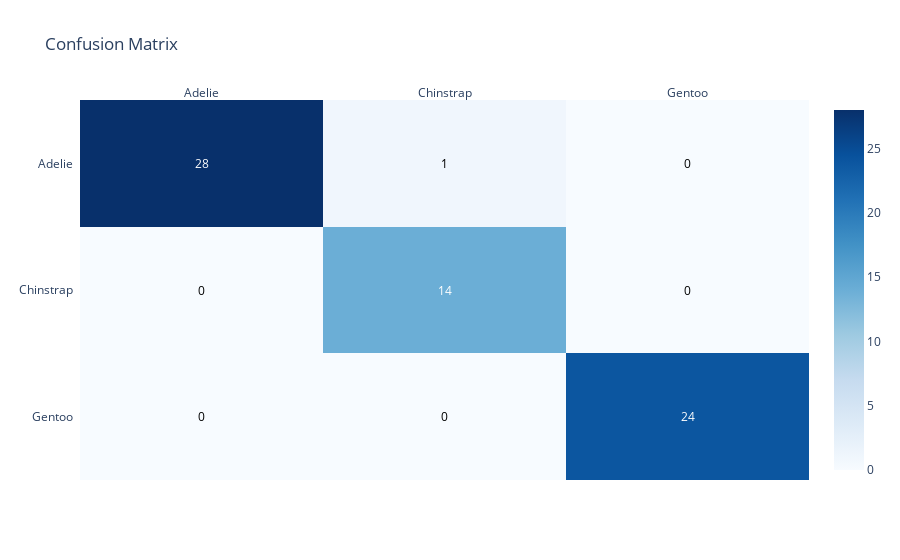
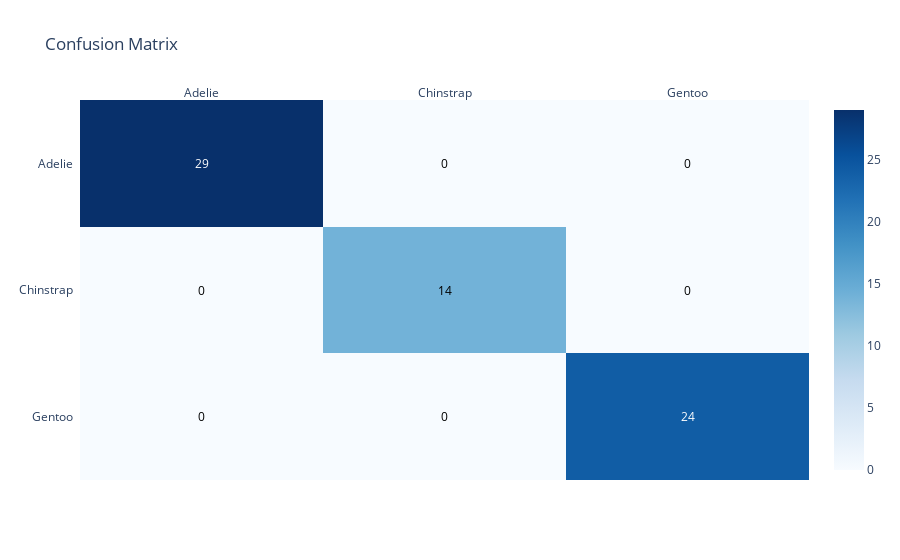
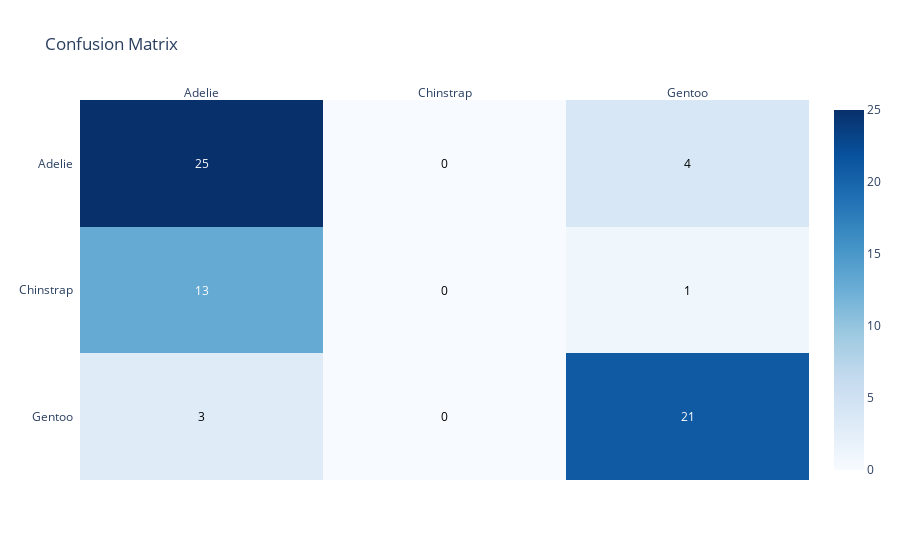
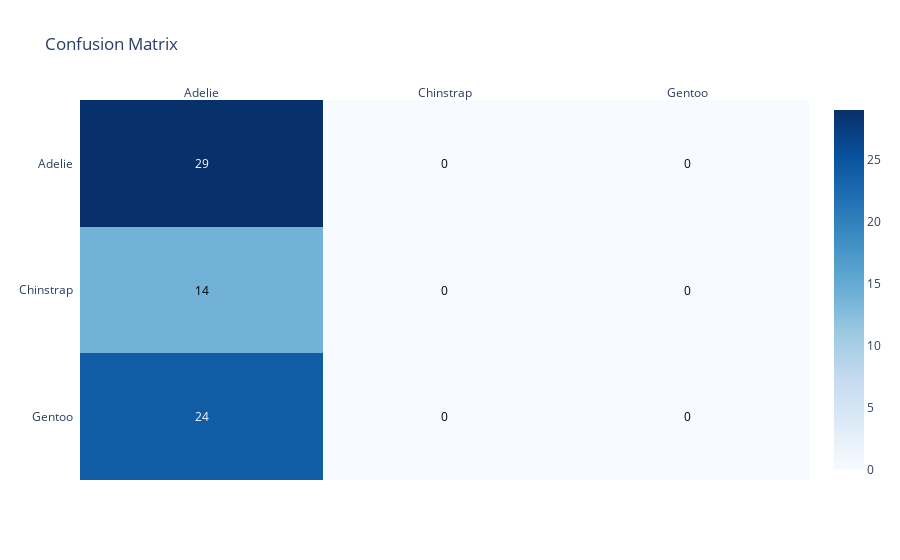

The cell these charts' notebook holds for them, in order:
### Code cell
models = {
    "Logistic Regression": LogisticRegression(max_iter=1000),
    "Random Forest": RandomForestClassifier(random_state=42),
    "SVM": SVC(),
    "Baseline": DummyClassifier(strategy="most_frequent")
}

metrics_results = {}

for name, model in models.items():
    print(f"\nTraining {name}...")
    metrics = train_and_evaluate(
        model,
        X,
        y,
        task="classification",
        labels=label_ids,          
        class_names=label_names,  
        plot=True
    )
    metrics_results[name] = metrics

### Figure 1 — Plotly figure (JSON) as saved in the notebook; plotly's stock layout.template omitted (floating-point values rounded to 4 significant figures)
{"data": [{"colorscale": [[0, "rgb(247,251,255)"], [0.125, "rgb(222,235,247)"], [0.25, "rgb(198,219,239)"], [0.375, "rgb(158,202,225)"], [0.5, "rgb(107,174,214)"], [0.625, "rgb(66,146,198)"], [0.75, "rgb(33,113,181)"], [0.875, "rgb(8,81,156)"], [1, "rgb(8,48,107)"]], "reversescale": false, "showscale": true, "type": "heatmap", "x": ["Adelie", "Chinstrap", "Gentoo"], "y": ["Adelie", "Chinstrap", "Gentoo"], "z": [[28, 1, 0], [0, 14, 0], [0, 0, 24]]}], "layout": {"annotations": [{"font": {"color": "#FFFFFF"}, "showarrow": false, "text": "28", "x": "Adelie", "xref": "x", "y": "Adelie", "yref": "y"}, {"font": {"color": "#000000"}, "showarrow": false, "text": "1", "x": "Chinstrap", "xref": "x", "y": "Adelie", "yref": "y"}, {"font": {"color": "#000000"}, "showarrow": false, "text": "0", "x": "Gentoo", "xref": "x", "y": "Adelie", "yref": "y"}, {"font": {"color": "#000000"}, "showarrow": false, "text": "0", "x": "Adelie", "xref": "x", "y": "Chinstrap", "yref": "y"}, {"font": {"color": "#FFFFFF"}, "showarrow": false, "text": "14", "x": "Chinstrap", "xref": "x", "y": "Chinstrap", "yref": "y"}, {"font": {"color": "#000000"}, "showarrow": false, "text": "0", "x": "Gentoo", "xref": "x", "y": "Chinstrap", "yref": "y"}, {"font": {"color": "#000000"}, "showarrow": false, "text": "0", "x": "Adelie", "xref": "x", "y": "Gentoo", "yref": "y"}, {"font": {"color": "#000000"}, "showarrow": false, "text": "0", "x": "Chinstrap", "xref": "x", "y": "Gentoo", "yref": "y"}, {"font": {"color": "#FFFFFF"}, "showarrow": false, "text": "24", "x": "Gentoo", "xref": "x", "y": "Gentoo", "yref": "y"}], "title": {"text": "Confusion Matrix"}, "xaxis": {"dtick": 1, "gridcolor": "rgb(0, 0, 0)", "side": "top", "ticks": ""}, "yaxis": {"autorange": "reversed", "dtick": 1, "ticks": "", "ticksuffix": "  "}}}

### Figure 2 — Plotly figure (JSON) as saved in the notebook; plotly's stock layout.template omitted (floating-point values rounded to 4 significant figures)
{"data": [{"colorscale": [[0, "rgb(247,251,255)"], [0.125, "rgb(222,235,247)"], [0.25, "rgb(198,219,239)"], [0.375, "rgb(158,202,225)"], [0.5, "rgb(107,174,214)"], [0.625, "rgb(66,146,198)"], [0.75, "rgb(33,113,181)"], [0.875, "rgb(8,81,156)"], [1, "rgb(8,48,107)"]], "reversescale": false, "showscale": true, "type": "heatmap", "x": ["Adelie", "Chinstrap", "Gentoo"], "y": ["Adelie", "Chinstrap", "Gentoo"], "z": [[29, 0, 0], [0, 14, 0], [0, 0, 24]]}], "layout": {"annotations": [{"font": {"color": "#FFFFFF"}, "showarrow": false, "text": "29", "x": "Adelie", "xref": "x", "y": "Adelie", "yref": "y"}, {"font": {"color": "#000000"}, "showarrow": false, "text": "0", "x": "Chinstrap", "xref": "x", "y": "Adelie", "yref": "y"}, {"font": {"color": "#000000"}, "showarrow": false, "text": "0", "x": "Gentoo", "xref": "x", "y": "Adelie", "yref": "y"}, {"font": {"color": "#000000"}, "showarrow": false, "text": "0", "x": "Adelie", "xref": "x", "y": "Chinstrap", "yref": "y"}, {"font": {"color": "#000000"}, "showarrow": false, "text": "14", "x": "Chinstrap", "xref": "x", "y": "Chinstrap", "yref": "y"}, {"font": {"color": "#000000"}, "showarrow": false, "text": "0", "x": "Gentoo", "xref": "x", "y": "Chinstrap", "yref": "y"}, {"font": {"color": "#000000"}, "showarrow": false, "text": "0", "x": "Adelie", "xref": "x", "y": "Gentoo", "yref": "y"}, {"font": {"color": "#000000"}, "showarrow": false, "text": "0", "x": "Chinstrap", "xref": "x", "y": "Gentoo", "yref": "y"}, {"font": {"color": "#FFFFFF"}, "showarrow": false, "text": "24", "x": "Gentoo", "xref": "x", "y": "Gentoo", "yref": "y"}], "title": {"text": "Confusion Matrix"}, "xaxis": {"dtick": 1, "gridcolor": "rgb(0, 0, 0)", "side": "top", "ticks": ""}, "yaxis": {"autorange": "reversed", "dtick": 1, "ticks": "", "ticksuffix": "  "}}}

### Figure 3 — Plotly figure (JSON) as saved in the notebook; plotly's stock layout.template omitted (floating-point values rounded to 4 significant figures)
{"data": [{"colorscale": [[0, "rgb(247,251,255)"], [0.125, "rgb(222,235,247)"], [0.25, "rgb(198,219,239)"], [0.375, "rgb(158,202,225)"], [0.5, "rgb(107,174,214)"], [0.625, "rgb(66,146,198)"], [0.75, "rgb(33,113,181)"], [0.875, "rgb(8,81,156)"], [1, "rgb(8,48,107)"]], "reversescale": false, "showscale": true, "type": "heatmap", "x": ["Adelie", "Chinstrap", "Gentoo"], "y": ["Adelie", "Chinstrap", "Gentoo"], "z": [[25, 0, 4], [13, 0, 1], [3, 0, 21]]}], "layout": {"annotations": [{"font": {"color": "#FFFFFF"}, "showarrow": false, "text": "25", "x": "Adelie", "xref": "x", "y": "Adelie", "yref": "y"}, {"font": {"color": "#000000"}, "showarrow": false, "text": "0", "x": "Chinstrap", "xref": "x", "y": "Adelie", "yref": "y"}, {"font": {"color": "#000000"}, "showarrow": false, "text": "4", "x": "Gentoo", "xref": "x", "y": "Adelie", "yref": "y"}, {"font": {"color": "#FFFFFF"}, "showarrow": false, "text": "13", "x": "Adelie", "xref": "x", "y": "Chinstrap", "yref": "y"}, {"font": {"color": "#000000"}, "showarrow": false, "text": "0", "x": "Chinstrap", "xref": "x", "y": "Chinstrap", "yref": "y"}, {"font": {"color": "#000000"}, "showarrow": false, "text": "1", "x": "Gentoo", "xref": "x", "y": "Chinstrap", "yref": "y"}, {"font": {"color": "#000000"}, "showarrow": false, "text": "3", "x": "Adelie", "xref": "x", "y": "Gentoo", "yref": "y"}, {"font": {"color": "#000000"}, "showarrow": false, "text": "0", "x": "Chinstrap", "xref": "x", "y": "Gentoo", "yref": "y"}, {"font": {"color": "#FFFFFF"}, "showarrow": false, "text": "21", "x": "Gentoo", "xref": "x", "y": "Gentoo", "yref": "y"}], "title": {"text": "Confusion Matrix"}, "xaxis": {"dtick": 1, "gridcolor": "rgb(0, 0, 0)", "side": "top", "ticks": ""}, "yaxis": {"autorange": "reversed", "dtick": 1, "ticks": "", "ticksuffix": "  "}}}

### Figure 4 — Plotly figure (JSON) as saved in the notebook; plotly's stock layout.template omitted (floating-point values rounded to 4 significant figures)
{"data": [{"colorscale": [[0, "rgb(247,251,255)"], [0.125, "rgb(222,235,247)"], [0.25, "rgb(198,219,239)"], [0.375, "rgb(158,202,225)"], [0.5, "rgb(107,174,214)"], [0.625, "rgb(66,146,198)"], [0.75, "rgb(33,113,181)"], [0.875, "rgb(8,81,156)"], [1, "rgb(8,48,107)"]], "reversescale": false, "showscale": true, "type": "heatmap", "x": ["Adelie", "Chinstrap", "Gentoo"], "y": ["Adelie", "Chinstrap", "Gentoo"], "z": [[29, 0, 0], [14, 0, 0], [24, 0, 0]]}], "layout": {"annotations": [{"font": {"color": "#FFFFFF"}, "showarrow": false, "text": "29", "x": "Adelie", "xref": "x", "y": "Adelie", "yref": "y"}, {"font": {"color": "#000000"}, "showarrow": false, "text": "0", "x": "Chinstrap", "xref": "x", "y": "Adelie", "yref": "y"}, {"font": {"color": "#000000"}, "showarrow": false, "text": "0", "x": "Gentoo", "xref": "x", "y": "Adelie", "yref": "y"}, {"font": {"color": "#000000"}, "showarrow": false, "text": "14", "x": "Adelie", "xref": "x", "y": "Chinstrap", "yref": "y"}, {"font": {"color": "#000000"}, "showarrow": false, "text": "0", "x": "Chinstrap", "xref": "x", "y": "Chinstrap", "yref": "y"}, {"font": {"color": "#000000"}, "showarrow": false, "text": "0", "x": "Gentoo", "xref": "x", "y": "Chinstrap", "yref": "y"}, {"font": {"color": "#FFFFFF"}, "showarrow": false, "text": "24", "x": "Adelie", "xref": "x", "y": "Gentoo", "yref": "y"}, {"font": {"color": "#000000"}, "showarrow": false, "text": "0", "x": "Chinstrap", "xref": "x", "y": "Gentoo", "yref": "y"}, {"font": {"color": "#000000"}, "showarrow": false, "text": "0", "x": "Gentoo", "xref": "x", "y": "Gentoo", "yref": "y"}], "title": {"text": "Confusion Matrix"}, "xaxis": {"dtick": 1, "gridcolor": "rgb(0, 0, 0)", "side": "top", "ticks": ""}, "yaxis": {"autorange": "reversed", "dtick": 1, "ticks": "", "ticksuffix": "  "}}}
